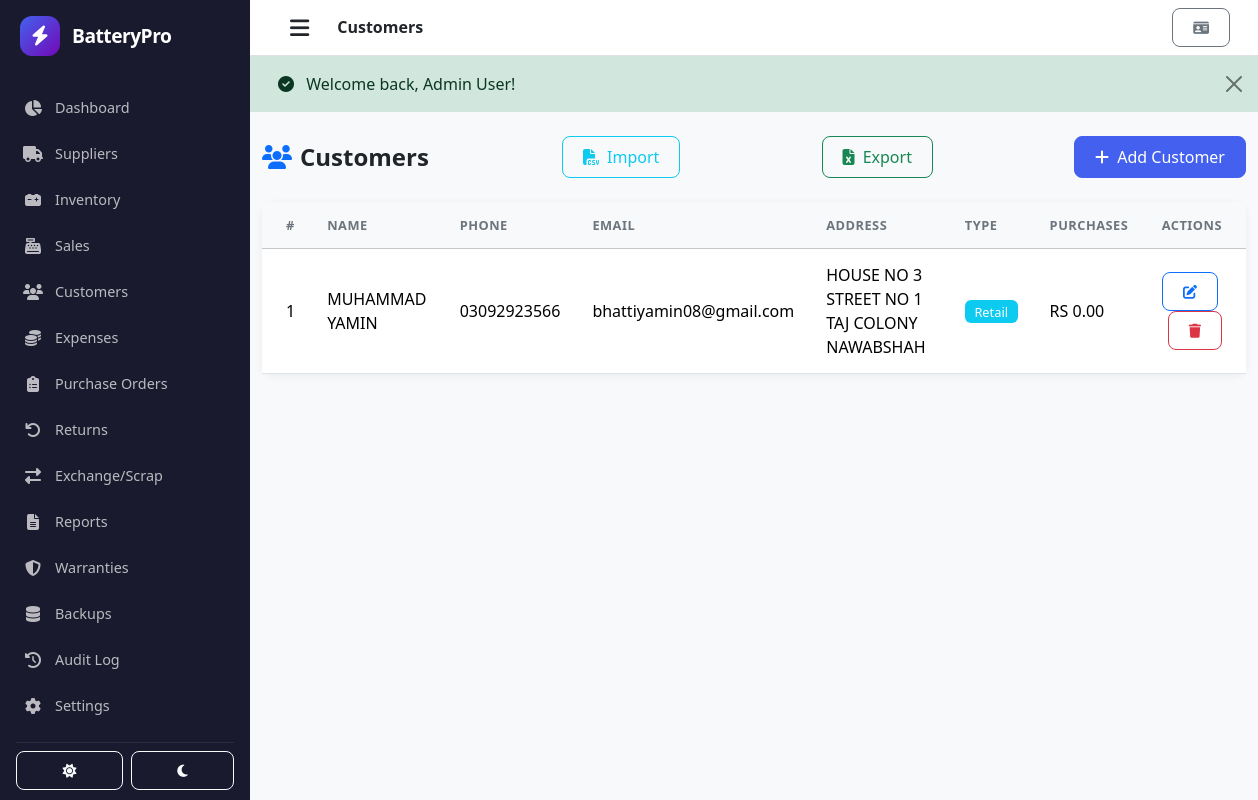
The page /customers (signed in) on the database its author committed.
### tables this page shows
CREATE TABLE `customers` (
  `id` int(11) NOT NULL AUTO_INCREMENT,
  `name` varchar(100) NOT NULL,
  `phone` varchar(20) DEFAULT NULL,
  `email` varchar(100) DEFAULT NULL,
  `address` text DEFAULT NULL,
  `total_purchases` decimal(10,2) DEFAULT 0.00,
  `pending_payments` decimal(10,2) DEFAULT 0.00,
  `last_purchase_date` datetime DEFAULT NULL,
  `created_at` datetime DEFAULT current_timestamp(),
  `updated_at` datetime DEFAULT current_timestamp() ON UPDATE current_timestamp(),
  PRIMARY KEY (`id`)
);

CREATE TABLE `settings` (
  `id` int(11) NOT NULL AUTO_INCREMENT,
  `shop_name` varchar(100) NOT NULL DEFAULT 'BatteryPro',
  `shop_address` text DEFAULT NULL,
  `shop_phone` varchar(20) DEFAULT NULL,
  `shop_email` varchar(100) DEFAULT NULL,
  `shop_logo` varchar(255) DEFAULT NULL,
  `currency` varchar(10) DEFAULT 'USD',
  `currency_symbol` varchar(5) DEFAULT '$',
  `timezone` varchar(50) DEFAULT 'UTC',
  `date_format` varchar(20) DEFAULT 'Y-m-d',
  `time_format` varchar(20) DEFAULT 'H:i:s',
  `backup_enabled` tinyint(1) DEFAULT 1,
  `backup_frequency` enum('daily','weekly','monthly') DEFAULT 'daily',
  `backup_time` time DEFAULT '02:00:00',
  `google_drive_token` text DEFAULT NULL,
  `theme` enum('light','dark') DEFAULT 'light',
  `notifications_enabled` tinyint(1) DEFAULT 1,
  `low_stock_alert` tinyint(1) DEFAULT 1,
  `created_at` datetime DEFAULT current_timestamp(),
  `updated_at` datetime DEFAULT current_timestamp() ON UPDATE current_timestamp(),
  PRIMARY KEY (`id`)
);

### controllers/CustomerController.php (called while the page is built, shortened)
<?php
class CustomerController extends BaseController {
    private $customerModel;
    public function __construct() {
        $this->customerModel = new Customer();
    }
    public function index() {
        $customers = $this->customerModel->findAll();
        $this->render('customers/index', [
            'title' => 'Customers',
            'customers' => $customers,
        ]);
    }
}

### routes/web.php (called while the page is built, shortened)
<?php
require_once __DIR__ . '/../helpers/Router.php';
require_once __DIR__ . '/../controllers/DashboardController.php';
require_once __DIR__ . '/../controllers/CustomerController.php';
$router = new Router();
$router->add('GET', '/', 'DashboardController@index');
$router->add('GET', '/login', 'AuthController@login');
$router->add('POST', '/login', 'AuthController@login');
$router->add('GET', '/logout', 'AuthController@logout');
$router->add('GET', '/profile', 'AuthController@profile');
$router->add('POST', '/profile', 'AuthController@profile');
$router->add('GET', '/suppliers', 'SupplierController@index');
$router->add('POST', '/suppliers/create', 'SupplierController@create');
$router->add('POST', '/suppliers/edit/{id}', 'SupplierController@edit');
$router->add('GET', '/suppliers/delete/{id}', 'SupplierController@delete');
$router->add('GET', '/batteries', 'BatteryController@index');
$router->add('POST', '/batteries/create', 'BatteryController@create');
$router->add('POST', '/batteries/edit/{id}', 'BatteryController@edit');
$router->add('GET', '/batteries/delete/{id}', 'BatteryController@delete');
$router->add('POST', '/batteries/stock/{id}', 'BatteryController@stock');
$router->add('GET', '/customers', 'CustomerController@index');
$router->add('POST', '/customers/create', 'CustomerController@create');
$router->add('POST', '/customers/edit/{id}', 'CustomerController@edit');
$router->add('GET', '/customers/delete/{id}', 'CustomerController@delete');
$router->add('GET', '/sales', 'SaleController@index');
$router->add('GET', '/sales/create', 'SaleController@create');
$router->add('POST', '/sales/create', 'SaleController@create');
$router->add('GET', '/sales/view/{id}', 'SaleController@view');
$router->add('GET', '/expenses', 'ExpenseController@index');
$router->add('POST', '/expenses/create', 'ExpenseController@create');
$router->add('POST', '/expenses/edit/{id}', 'ExpenseController@edit');
$router->add('GET', '/expenses/delete/{id}', 'ExpenseController@delete');
$router->add('GET', '/purchase-orders', 'PurchaseOrderController@index');
$router->add('GET', '/purchase-orders/create', 'PurchaseOrderController@create');
$router->add('POST', '/purchase-orders/create', 'PurchaseOrderController@create');
$router->add('GET', '/purchase-orders/view/{id}', 'PurchaseOrderController@view');
$router->add('GET', '/purchase-orders/receive/{id}', 'PurchaseOrderController@receive');
$router->add('POST', '/purchase-orders/receive/{id}', 'PurchaseOrderController@receive');
$router->add('GET', '/purchase-orders/cancel/{id}', 'PurchaseOrderController@cancel');
$router->add('GET', '/settings', 'SettingsController@index');
$router->add('POST', '/settings', 'SettingsController@index');
$router->add('GET', '/audit', 'AuditController@index');
$router->add('GET', '/backups', 'BackupController@index');
$router->add('GET', '/backups/create', 'BackupController@create');
$router->add('GET', '/backups/download/{id}', 'BackupController@download');
$router->add('GET', '/warranties', 'WarrantyController@index');
$router->add('GET', '/suppliers/import', 'SupplierController@import');
$router->add('POST', '/suppliers/import', 'SupplierController@import');
$router->add('GET', '/customers/import', 'CustomerController@import');
$router->add('POST', '/customers/import', 'CustomerController@import');
$router->add('GET', '/export/suppliers', 'ExportController@suppliers');
$router->add('GET', '/export/batteries', 'ExportController@batteries');
$router->add('GET', '/export/customers', 'ExportController@customers');
$router->add('GET', '/export/sales', 'ExportController@sales');
$router->add('GET', '/export/expenses', 'ExportController@expenses');
$router->add('GET', '/sales/pdf/{id}', 'PdfController@saleInvoice');
$router->add('GET', '/reports/pdf', 'PdfController@reports');
$router->add('GET', '/returns', 'ReturnController@index');
$router->add('GET', '/returns/create', 'ReturnController@create');
$router->add('POST', '/returns/create', 'ReturnController@create');
$router->add('GET', '/returns/items/{id}', 'ReturnController@getSaleItems');
$router->add('GET', '/exchange', 'ExchangeController@index');
$router->add('GET', '/exchange/scrap/{id}', 'ExchangeController@markScrapped');
$router->add('GET', '/exchange/sold/{id}', 'ExchangeController@markSold');
$router->add('GET', '/reports', 'ReportController@index');
$router->setNotFound(function() {
    header('HTTP/1.0 404 Not Found');
    $title = '404 Not Found';
    $content = '<div class="container text-center mt-5"><h1>404</h1><p>Page not found</p><a href="' . site_url('/') . '" class="btn btn-primary">Back to Dashboard</a></div>';
    require __DIR__ . '/../views/layout.php';
});
$router->dispatch();

### index.php (called while the page is built, shortened)
<?php
if (file_exists(__DIR__ . '/vendor/autoload.php')) {
    require_once __DIR__ . '/vendor/autoload.php';
}
require_once __DIR__ . '/config/autoload.php';
require_once __DIR__ . '/routes/web.php';
?>

### config/app.php (called while the page is built)
<?php
return [
    'app_name' => 'BatteryPro Management System',
    'version' => '1.0.0',
    'base_url' => 'http://localhost:8080/batterypro/',
    'clean_urls' => true,
    'timezone' => 'UTC',
    'cookie_name' => 'batterypro_session',
    'cookie_lifetime' => 3600,
    'session_lifetime' => 7200,
    'jwt_secret' => 'your-very-secret-key',
    'password_hash_cost' => 12,
    'token_length' => 32,
    'remember_me_duration' => 2592000,
    'max_file_size' => 5242880,
    'allowed_image_types' => ['jpg', 'jpeg', 'png', 'gif'],
    'upload_path' => __DIR__ . '/../uploads/',
    'backup_path' => __DIR__ . '/../database/backups/',
    'auto_backup_time' => '02:00',
    'report_path' => __DIR__ . '/../database/reports/',
];

### helpers/auth_helper.php (called while the page is built, shortened)
<?php
if (!function_exists('currency_format')) {
    function currency_format($amount, $decimals = 2) {
        $symbol = 'Rs. ';
        static $settingsSymbol = null;
        if ($settingsSymbol === null) {
            try {
                $db = (new Database())->getConnection();
                $row = $db->query("SELECT currency_symbol FROM settings LIMIT 1")->fetch();
                if ($row && !empty($row['currency_symbol'])) {
                    $symbol = $row['currency_symbol'] . ' ';
                }
            } catch (Exception $e) {}
        }
        return $symbol . number_format((float)$amount, $decimals);
    }
}
if (!function_exists('site_url')) {
    function site_url($path = '') {
        static $base = null, $clean = null;
        if ($base === null) {
            $cfg = @include __DIR__ . '/../config/app.php';
            $base = $cfg['base_url'] ?? '';
            $base = rtrim($base, '/');
            $clean = $cfg['clean_urls'] ?? true;
        }
        $path = '/' . ltrim($path, '/');
        return $base . $path;
    }
}

### config/autoload.php (called while the page is built, shortened)
<?php
spl_autoload_register(function ($class) {
    $classPath = str_replace('\\', DIRECTORY_SEPARATOR, $class);
    $file = __DIR__ . '/../' . $classPath . '.php';
    $paths = [
        __DIR__ . '/../controllers/',
        __DIR__ . '/../models/',
        __DIR__ . '/../helpers/',
        __DIR__ . '/../config/',
    ];
    foreach ($paths as $path) {
        $file = $path . $class . '.php';
        if (file_exists($file)) {
            return true;
        }
    }
    return false;
});
if (file_exists(__DIR__ . '/app.php')) {
    $appConfig = require __DIR__ . '/app.php';
}
require_once __DIR__ . '/../helpers/auth_helper.php';

### config/database.php (called while the page is built, shortened)
<?php
class Database {
    private $host = 'localhost';
    private $db_name = 'batterypro';
    private $username = 'root';
    private $password = '';
    private $charset = 'utf8mb4';
    private $pdo;
    public function connect() {
        $dsn = "mysql:host={$this->host};dbname={$this->db_name};charset={$this->charset}";
        $options = [
            PDO::ATTR_ERRMODE            => PDO::ERRMODE_EXCEPTION,
            PDO::ATTR_DEFAULT_FETCH_MODE => PDO::FETCH_ASSOC,
            PDO::ATTR_EMULATE_PREPARES   => false,
        ];
        try {
            $this->pdo = new PDO($dsn, $this->username, $this->password, $options);
        } catch (PDOException $e) {
            throw new Exception("Database connection failed: " . $e->getMessage());
        }
        return $this->pdo;
    }
    public function getConnection() {
        return $this->pdo;
    }
}

### models/BaseModel.php (called while the page is built, shortened)
<?php
class BaseModel {
    protected $db;
    protected $table;
    public function __construct($dbConnection = null) {
        $database = new Database();
        $this->db = $database->getConnection();
    }
    public function findAll() {
        $stmt = $this->db->prepare("SELECT * FROM {$this->table}");
        $stmt->execute();
        return $stmt->fetchAll();
    }
}

### views/customers/index.php (the view, shortened to what this page needs)
<div class="container-fluid py-4">
    <div class="d-flex justify-content-between align-items-center mb-4">
        <div>
            <h4 class="fw-bold mb-0"><i class="fas fa-users me-2 text-primary"></i>Customers</h4>
        </div>
        <a href="<?= site_url('/customers/import') ?>" class="btn btn-outline-info me-2"><i class="fas fa-file-csv me-1"></i> Import</a>
        <a href="<?= site_url('/export/customers') ?>" class="btn btn-outline-success me-2"><i class="fas fa-file-excel me-1"></i> Export</a>
        <button class="btn btn-primary" data-bs-toggle="modal" data-bs-target="#addModal">
            <i class="fas fa-plus me-1"></i> Add Customer
        </button>
    </div>
    <div class="card border-0 shadow-sm">
        <div class="card-body p-0">
            <div class="table-responsive">
                <table class="table table-hover mb-0">
                    <thead class="table-light">
                        <tr>
                            <th class="ps-4">#</th>
                            <th>Name</th>
                            <th>Phone</th>
                            <th>Email</th>
                            <th>Address</th>
                            <th>Type</th>
                            <th>Purchases</th>
                            <th class="text-end pe-4">Actions</th>
                        </tr>
                    </thead>
                    <tbody>
                        <?php if (empty($customers)): ?>
                        <tr>
                            <td colspan="8" class="text-center py-4 text-muted">
                                <i class="fas fa-users-slash fa-2x d-block mb-2"></i>No customers yet.
                            </td>
                        </tr>
                        <?php else: ?>
                        <?php foreach ($customers as $c): ?>
                        <tr>
                            <td class="ps-4"><?= $c['id'] ?></td>
                            <td class="fw-medium"><?= htmlspecialchars($c['name']) ?></td>
                            <td><?= htmlspecialchars($c['phone'] ?? '-') ?></td>
                            <td><?= htmlspecialchars($c['email'] ?? '-') ?></td>
                            <td><?= htmlspecialchars($c['address'] ?? '-') ?></td>
                            <td><span class="badge bg-<?= ($c['customer_type'] ?? 'retail') === 'retail' ? 'info' : (($c['customer_type'] ?? '') === 'wholesale' ? 'primary' : 'dark') ?>"><?= ucfirst($c['customer_type'] ?? 'retail') ?></span></td>
                            <td><?= currency_format($c['total_purchases'] ?? 0) ?></td>
                            <td class="text-end pe-4">
                                <button class="btn btn-sm btn-outline-primary me-1" data-bs-toggle="modal" data-bs-target="#editModal<?= $c['id'] ?>"><i class="fas fa-edit"></i></button>
                                <a href="<?= site_url('/customers/delete/' . $c['id']) ?>" class="btn btn-sm btn-outline-danger" onclick="return confirm('Delete this customer?')"><i class="fas fa-trash"></i></a>
                            </td>
                        </tr>
                        <?php endforeach; ?>
                        <?php endif; ?>
                    </tbody>
                </table>
            </div>
        </div>
    </div>
</div>

### helpers/Router.php (shortened to what this page needs)
<?php
class Router {
    protected $routes = [];
    public function add($method, $path, $callback) {
        $method = strtoupper($method);
        $this->routes[] = [
            'method' => $method,
            'path'   => $this->formatPath($path),
            'callback' => $callback
        ];
    }
    public function dispatch() {
        $requestMethod = $_SERVER['REQUEST_METHOD'];
        if (!empty($_GET['url'])) {
            $requestUri = '/' . ltrim(trim($_GET['url']), '/');
        } else {
            $requestUri = parse_url($_SERVER['REQUEST_URI'], PHP_URL_PATH);
        }
        $requestUri = '/' . trim($requestUri, '/');
        foreach ($this->routes as $route) {
            if ($route['method'] !== $requestMethod) {
                continue;
            }
            $pattern = $this->convertPathToRegex($route['path']);
            if (preg_match($pattern, $requestUri, $matches)) {
                $params = [];
                if (is_callable($route['callback'])) {
                    call_user_func_array($route['callback'], $params);
                } else {
                    $parts = explode('@', $route['callback']);
                    $controllerName = $parts[0];
                    $method = $parts[1] ?? 'index';
                    if (class_exists($controllerName) && method_exists($controllerName, $method)) {
                        $controller = new $controllerName();
                        call_user_func_array([$controller, $method], $params);
                    } else {
                        $this->handleNotFound();
                    }
                }
                return;
            }
        }
    }
    protected function formatPath($path) {
        $path = '/' . trim($path, '/');
        return $path;
    }
    protected function convertPathToRegex($path) {
        $regex = preg_replace('#\{([^}]+)\}#', '(?P<$1>[^/]+)', $path);
        $regex = '#^' . $regex . '$#';
        return $regex;
    }
}

### rows shown on the page
customers: id "1", name "MUHAMMAD YAMIN", phone "03092923566", email "bhattiyamin08@gmail.com", address "HOUSE NO 3 STREET NO 1 TAJ COLONY NAWABSHAH", customer_type "Retail", total_purchases.currency_symbol "RS 0.00"

### other values the page prints
$msg "Welcome back, Admin User!"
